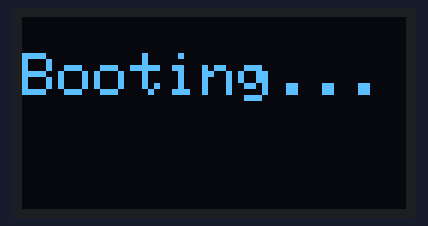
Recording of a sketch running on a simulated Arduino Uno, built with avr-gcc and run on an emulated ATmega328P. On the bench: 128×64 one-colour display.

Above: at 0.1 s.
At 2.1 s:
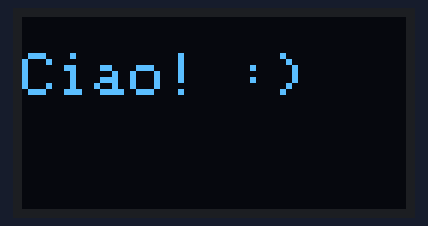
At 4.2 s:
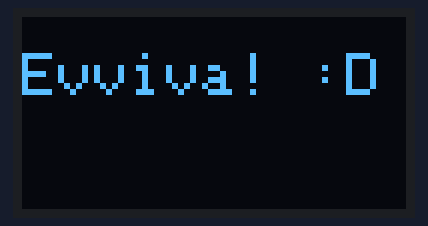

The sketch:

display.ino
```cpp
#include <Wire.h>
#include <Adafruit_GFX.h>
#include <Adafruit_SSD1306.h>

#define SCREEN_WIDTH 128 // OLED display width, in pixels
#define SCREEN_HEIGHT 64 // OLED display height, in pixels
#define OLED_RESET -1 // Reset pin # (or -1 if sharing Arduino reset pin)
#define SCREEN_ADDRESS 0x3C

Adafruit_SSD1306 display(SCREEN_WIDTH, SCREEN_HEIGHT, &Wire, OLED_RESET);

void setup() {
  while (!display.begin(SSD1306_SWITCHCAPVCC, SCREEN_ADDRESS)) {
    Serial.println("Failed to boot SSD1306");
    delay(500);
  }
  display.clearDisplay();
  display.setTextSize(2);
  display.setTextColor(WHITE);
  display.setCursor(0, 12);
  display.print("Booting...");
  display.display();
  delay(2000);
}

void loop() {
  display.clearDisplay();
  display.setCursor(0, 12);
  display.print("Ciao! :)");
  display.display();

  delay(2000);

  display.clearDisplay();
  display.setCursor(0, 12);
  display.print("Evviva! :D");
  display.display();

  delay(2000);
}
```

Measured:
- what the display in image 1 shows lasts 2.0 s, from 2.1 s to 4.1 s
